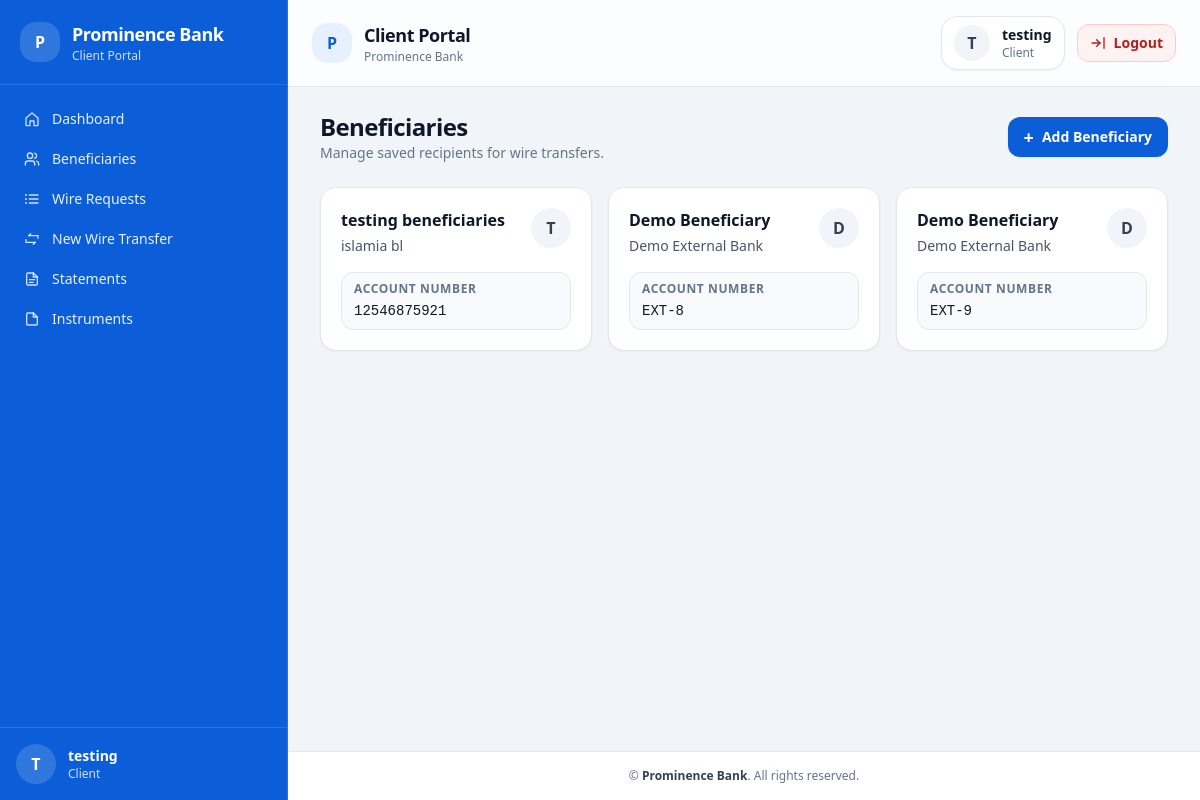
Page /client/beneficiaries/ (signed in) on the committed database.
### transfers/models.py (models this page shows, shortened)
class Beneficiary(models.Model):
    customer = models.ForeignKey(
        User,
        on_delete = models.CASCADE,
        related_name = "benificiaries"
    )
    name = models.CharField(max_length=100)
    bank_name = models.CharField(max_length=100)
    account_number = models.CharField(max_length=50)
    country = models.CharField(max_length=50)
    is_active = models.BooleanField(default=True)
    created_at = models.DateTimeField(auto_now_add=True)

### transfers/views.py (the view)
# urls.py: path("beneficiaries/", views.beneficiary_list, name="client_beneficiaries"),
@login_required
def beneficiary_list(request):
    beneficiaries = Beneficiary.objects.filter(customer=request.user)
    return render(request, "client/beneficiaries/list.html", {
        "beneficiaries":beneficiaries
    })

### templates/client/beneficiaries/list.html (shortened to what this page needs)
{% extends "client/base_client.html" %}
{% block content %}
<div class="space-y-6">
  <div class="flex flex-col gap-3 sm:flex-row sm:items-center sm:justify-between">
    <div>
      <h1 class="text-xl sm:text-2xl font-semibold tracking-tight text-slate-900">Beneficiaries</h1>
      <p class="text-sm text-slate-500">Manage saved recipients for wire transfers.</p>
    </div>
    <a href="{% url 'transfers:client_add_beneficiary' %}"
       class="inline-flex w-full sm:w-auto items-center justify-center gap-2 rounded-xl bg-bankBlue px-4 py-2.5 text-sm font-semibold text-white shadow-sm hover:opacity-95 focus:outline-none focus:ring-4 focus:ring-slate-100">
      <span class="text-lg leading-none">+</span>
      <span>Add Beneficiary</span>
    </a>
  </div>
  {% if beneficiaries %}
  <div class="grid grid-cols-1 gap-4 sm:grid-cols-2 lg:grid-cols-3">
    {% for b in beneficiaries %}
    <div class="rounded-2xl border border-slate-200 bg-white p-4 sm:p-5 shadow-sm hover:shadow transition">
      <div class="flex items-start justify-between gap-3">
        <div class="min-w-0">
          <div class="truncate text-base font-semibold text-slate-900">{{ b.name }}</div>
          <div class="mt-1 text-sm text-slate-600 truncate">{{ b.bank_name }}</div>
        </div>
        <div class="flex h-10 w-10 shrink-0 items-center justify-center rounded-full bg-slate-100 text-slate-700 font-semibold">
          {{ b.name|slice:":1"|upper }}
        </div>
      </div>
      <div class="mt-4 rounded-xl border border-slate-200 bg-slate-50 px-3 py-2">
        <div class="text-xs font-semibold uppercase tracking-wider text-slate-500">Account Number</div>
        <div class="mt-1 font-mono text-sm tabular-nums text-slate-900 break-all">
          {{ b.account_number }}
        </div>
      </div>
    </div>
    {% endfor %}
  </div>
  {% endif %}
</div>
{% endblock %}

### templates/client/partials/sidebar.html (shortened to what this page needs)
<aside class="w-72 h-screen bg-bankBlue text-white flex flex-col border-r border-blue-400/30 overflow-y-auto">
  <div class="px-5 py-5 border-b border-blue-400/30">
    <div class="flex items-center justify-between gap-3">
      <div class="flex items-center gap-3 min-w-0">
        <div class="h-10 w-10 shrink-0 rounded-2xl bg-white/15 flex items-center justify-center font-bold">
          P
        </div>
        <div class="leading-tight min-w-0">
          <div class="text-lg font-semibold tracking-tight truncate">Prominence Bank</div>
          <div class="text-xs text-white/80 truncate">Client Portal</div>
        </div>
      </div>
    </div>
  </div>
  <nav class="flex-1 px-3 py-4 text-sm">
    <div class="space-y-1">
      <a href="{% url 'client_dashboard' %}"
         class="group flex items-center gap-3 rounded-xl px-3 py-3 sm:py-2 text-white/90 hover:bg-white/15 hover:text-white transition">
        <svg class="h-4 w-4 text-white/80 group-hover:text-white" viewBox="0 0 24 24" fill="none" aria-hidden="true">
          <path d="M3 10.5 12 3l9 7.5V21a1 1 0 0 1-1 1h-5v-7H9v7H4a1 1 0 0 1-1-1v-10.5Z"
                stroke="currentColor" stroke-width="2" stroke-linecap="round" stroke-linejoin="round"/>
        </svg>
        <span class="font-medium">Dashboard</span>
      </a>
      <a href="{% url 'transfers:client_beneficiaries' %}"
         class="group flex items-center gap-3 rounded-xl px-3 py-3 sm:py-2 text-white/90 hover:bg-white/15 hover:text-white transition">
        <span class="font-medium">Beneficiaries</span>
      </a>
      <a href="{% url 'transfers:client_wire_requests' %}"
         class="group flex items-center gap-3 rounded-xl px-3 py-3 sm:py-2 text-white/90 hover:bg-white/15 hover:text-white transition">
        <svg class="h-4 w-4 text-white/80 group-hover:text-white" viewBox="0 0 24 24" fill="none" aria-hidden="true">
          <path d="M8 6h13M8 12h13M8 18h13" stroke="currentColor" stroke-width="2" stroke-linecap="round"/>
          <path d="M3 6h.01M3 12h.01M3 18h.01" stroke="currentColor" stroke-width="3" stroke-linecap="round"/>
        </svg>
        <span class="font-medium">Wire Requests</span>
      </a>
      <a href="{% url 'transfers:client_wire_create' %}"
         class="group flex items-center gap-3 rounded-xl px-3 py-3 sm:py-2 text-white/90 hover:bg-white/15 hover:text-white transition">
        <span class="font-medium">New Wire Transfer</span>
      </a>
      <a href="{% url 'client_statements' %}"
         class="group flex items-center gap-3 rounded-xl px-3 py-3 sm:py-2 text-white/90 hover:bg-white/15 hover:text-white transition">
        <span class="font-medium">Statements</span>
      </a>
      <a href="{% url 'instruments:client_ktt_list' %}"
         class="group flex items-center gap-3 rounded-xl px-3 py-3 sm:py-2 text-white/90 hover:bg-white/15 hover:text-white transition">
        <svg class="h-4 w-4 text-white/80 group-hover:text-white" viewBox="0 0 24 24" fill="none" aria-hidden="true">
          <path d="M14 3H6a2 2 0 0 0-2 2v14a2 2 0 0 0 2 2h12a2 2 0 0 0 2-2V9l-6-6Z" stroke="currentColor" stroke-width="2"/>
          <path d="M14 3v6h6" stroke="currentColor" stroke-width="2" stroke-linecap="round"/>
        </svg>
        <span class="font-medium">Instruments</span>
      </a>
    </div>
  </nav>
  <div class="border-t border-blue-400/30 p-4">
    <div class="flex items-center gap-3">
      <div class="flex h-10 w-10 items-center justify-center rounded-full bg-white/15 font-semibold">
        {{ request.user.username|slice:":1"|upper }}
      </div>
      <div class="min-w-0">
        <div class="truncate text-sm font-semibold text-white">{{ request.user.username }}</div>
        <div class="text-xs text-white/80">Client</div>
      </div>
    </div>
  </div>
</aside>

### templates/client/partials/navbar.html (shortened to what this page needs)
<header class="sticky top-0 z-40 border-b border-slate-200 bg-white/80 backdrop-blur">
  <div class="mx-auto flex max-w-7xl items-center justify-between px-4 py-3 sm:px-6 sm:py-4">
    <a href="{% url 'client_dashboard' %}" class="flex items-center gap-3 min-w-0">
      <div class="flex h-10 w-10 shrink-0 items-center justify-center rounded-2xl bg-bankBlueLight text-bankBlue font-bold">
        P
      </div>
      <div class="hidden sm:block leading-tight min-w-0">
        <div class="text-lg font-semibold tracking-tight text-slate-900 truncate">Client Portal</div>
        <div class="text-xs text-slate-500 truncate">Prominence Bank</div>
      </div>
    </a>
    <div class="flex items-center gap-2 sm:gap-3">
      <div class="hidden sm:flex items-center gap-3 rounded-2xl border border-slate-200 bg-white px-3 py-2 shadow-sm">
        <div class="flex h-9 w-9 items-center justify-center rounded-full bg-slate-100 text-slate-700 font-semibold">
          {{ request.user.username|slice:":1"|upper }}
        </div>
        <div class="leading-tight">
          <div class="text-sm font-semibold text-slate-900">
            {{ request.user.username }}
          </div>
          <div class="text-xs text-slate-500">Client</div>
        </div>
      </div>
      <a href="{% url 'logout' %}"
         class="inline-flex items-center justify-center gap-2 rounded-xl border border-red-200 bg-red-50 px-3 py-2 text-sm font-semibold text-red-700 hover:bg-red-100 focus:outline-none focus:ring-4 focus:ring-red-100">
        <span class="hidden sm:inline">Logout</span>
      </a>
    </div>
  </div>
</header>

### rows in the picture
Beneficiary: name "testing beneficiaries", bank_name "islamia bl", name "T", account_number "12546875921"
Beneficiary: name "Demo Beneficiary", bank_name "Demo External Bank", name "D", account_number "EXT-8"
Beneficiary: name "Demo Beneficiary", bank_name "Demo External Bank", name "D", account_number "EXT-9"

### other values in the picture
{{ request.user.username|slice:":1"|upper }} "T"
{{ request.user.username }} "testing"
